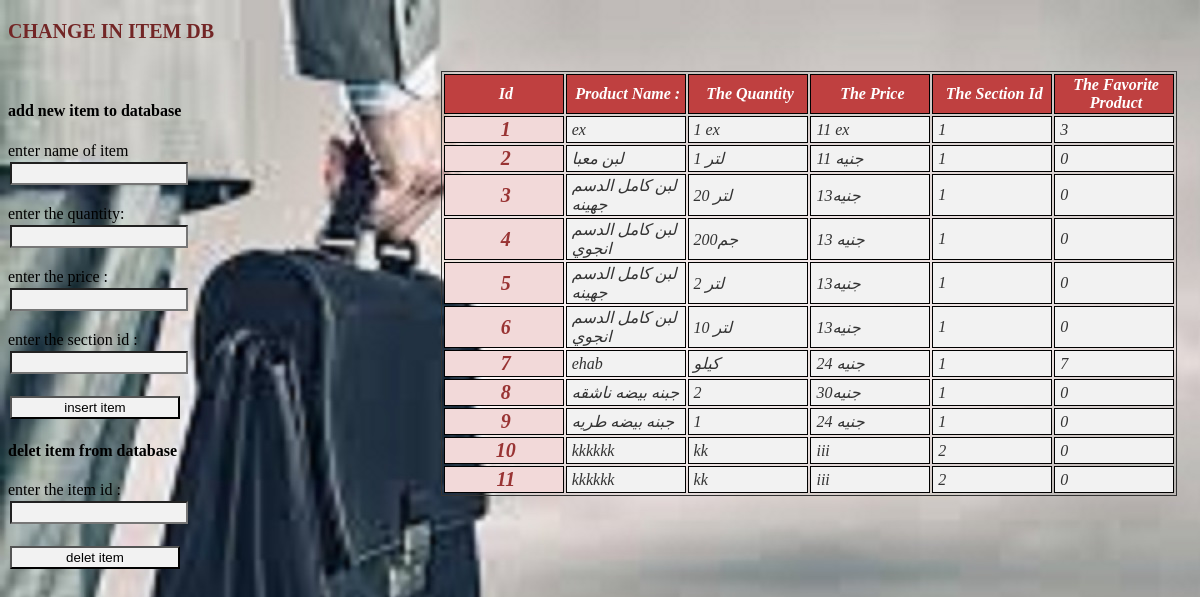
/item.php, run on the app's committed database.
### tables this page shows
CREATE TABLE `item` (
  `id` int(11) NOT NULL,
  `product` text NOT NULL,
  `kilo` text NOT NULL,
  `price` text NOT NULL,
  `b_id` int(10) NOT NULL,
  `fav` int(50) NOT NULL
);

### item.php (the view, shortened to what this page needs)
<!DOCTYPE html>
<html>
<head>
<link rel="stylesheet" href="design.css">
</head>
<body>
<form action="/market/market.php" method="post">
<h3>CHANGE IN ITEM DB</h3><br>
<h4> add new item to database</h4>
enter name of item <br>
<input type="text" name="nameitem" required><br><br>
enter the quantity:<br>
<input type="text" name="quantity" required><br><br>
enter the price :<br>
<input type="text" name="price" required><br><br>
enter the section id :<br>
<input type="number" name="secid" min=1 required><br><br>
<input type="submit" name="insertitem" value="insert item">
</form>
<form action="/market/market.php" method="post">
<h4> delet item from database</h4>
enter the item id :<br>
<input type="number" name="itemid" min=1 required><br><br>
<input type="submit" name="deletitem" value="delet item">
</form>
</body>
</html>
<?php
require 'connection.PHP';
$query2="SELECT * FROM `item` WHERE 1";
$result2=mysqli_query($conn,$query2);
if(mysqli_num_rows($result2)>0)
{?>
<html>
<head>
</head>
<body>
<div class= message <?php if(mysqli_num_rows($result2)<15) {?>style="height:auto"<?php } ?>><table>
	<thead><tr class="header">
     <td>id</td>
     <td> <?php echo  "product name :";?></td>
     <td><?php echo "the quantity";?></td>
     <td><?php echo "the price";?></td>
     <td><?php echo"the section id";?></td>
     <td><?php echo"the favorite product";?></td>
    </tr></thead>
 <?php while($row2=mysqli_fetch_assoc($result2))
       {
  	?>
    <tbody><tr >
    <td class=id> <?php echo $row2["id"]; ?></td>
     <td> <?php echo$row2["product"];?></td>
     <td> <?php echo $row2["kilo"];?></td>
     <td> <?php echo $row2["price"];?></td>
     <td> <?php echo $row2["b_id"];?></td>
     <td> <?php echo $row2["fav"];?></td>
    </tr></tbody>
  <?php
       } ?>
</table></div>
<?Php
}
else
{
  echo "NO record";
}
?>

### design.css (style rules this page uses)
body { background:url('img20.jpg') no-repeat; }
table { width:100%; }
div { width:62%;border:solid 1px #333333;overflow-y:scroll;float:right;margin-top:-530px ;margin-right:15px;height: 500px }
td { width:9%;border:solid 1px #000;font-style: italic;padding: 1px;padding-left:5px; }
tbody { border:solid 2px ;color:#333333;background:#f2f2f2 }
thead { text-align:center;font-weight:bolder;padding:0.5px }
tr.header { background:#bf4040;color:#fff;text-transform: capitalize; }
td.id { text-align: center;font-weight: bold;color: #993333;font-size:20px;background: #f2d9d9;max-height:1px }
h3 { color:#732626;font-size: 20px }
input { width: 170px;padding:2px;margin:2px;background-color:#f2f2f2; }

### item.php (style rules this page uses)
div.message { margin-top:-500px;height:400px }

### data on the page
item: id "1", product "ex", kilo "1 ex", price "11 ex", b "1", fav "3"
item: id "2", product "لبن معبا", kilo "1 لتر", price "11 جنيه", b "1", fav "0"
item: id "3", product "لبن كامل الدسم جهينه", kilo "20 لتر", price "13جنيه", b "1", fav "0"
item: id "4", product "لبن كامل الدسم انجوي", kilo "200جم", price "13 جنيه", b "1", fav "0"
item: id "5", product "لبن كامل الدسم جهينه", kilo "2 لتر", price "13جنيه", b "1", fav "0"
item: id "6", product "لبن كامل الدسم انجوي", kilo "10 لتر", price "13جنيه", b "1", fav "0"
item: id "7", product "ehab", kilo "كيلو", price "24 جنيه", b "1", fav "7"
item: id "8", product "جبنه بيضه ناشقه", kilo "2", price "30جنيه", b "1", fav "0"
item: id "9", product "جبنه بيضه طريه", kilo "1", price "24 جنيه", b "1", fav "0"
item: id "10", product "kkkkkk", kilo "kk", price "iii", b "2", fav "0"
item: id "11", product "kkkkkk", kilo "kk", price "iii", b "2", fav "0"
